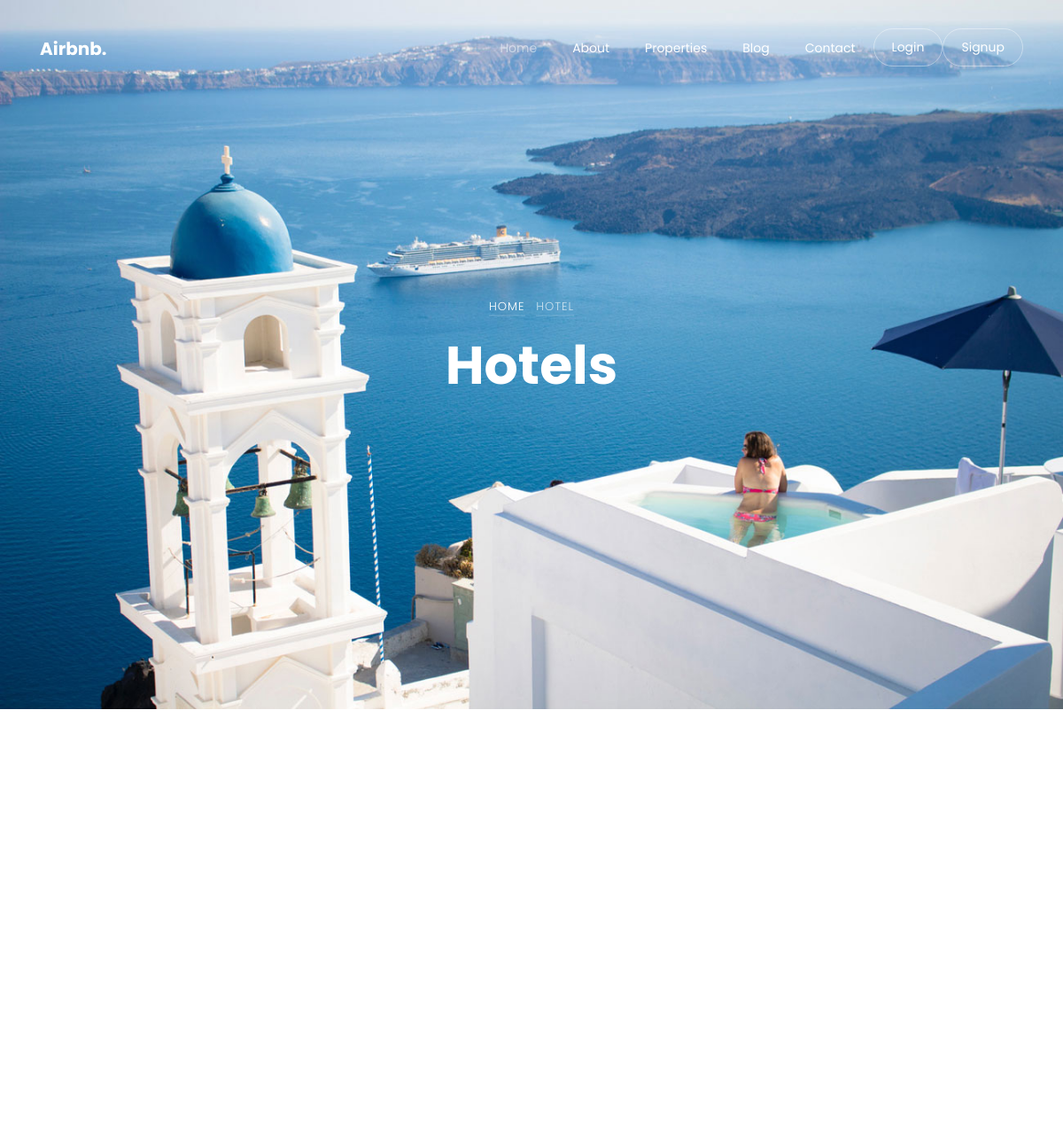
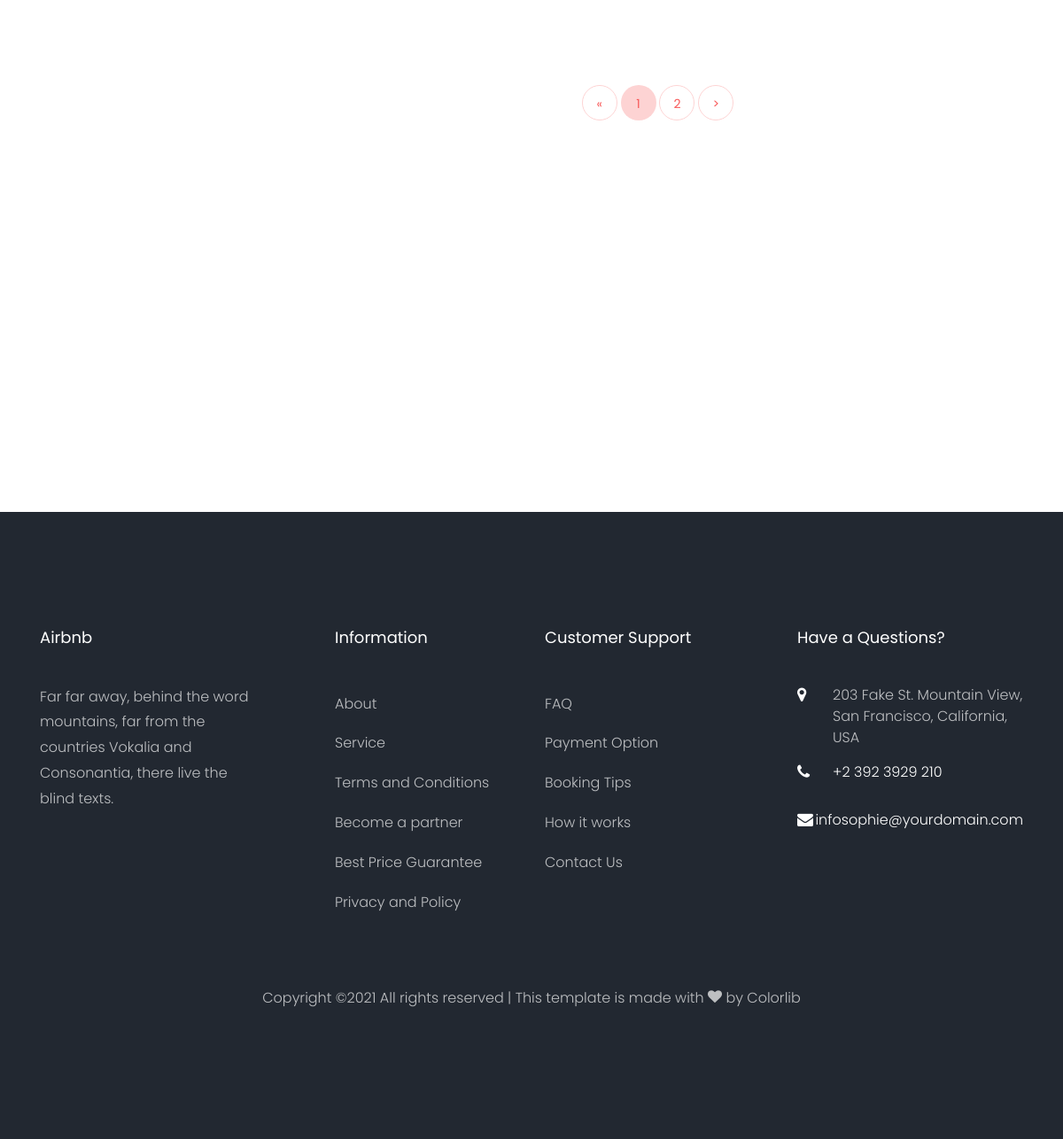
Screenshot of /property/ with the database file from the repository (2 pictures, top to bottom).
### settings/models.py (models this page shows, shortened)
class Settings(models.Model):
    site_name = models.CharField(max_length=200)
    logo = models.ImageField(upload_to="settings/")
    phone = models.CharField(max_length=100)
    email = models.EmailField(max_length=254)
    description = models.TextField(max_length=1000)
    address =  models.CharField(max_length=200)
    fb_link = models.URLField( max_length=200)
    twitter_link = models.URLField(max_length=200)
    instagram_link = models.URLField(max_length=200)

### property/views.py (the view)
# urls.py: path('' , PropertyList.as_view() , name="property_list"),
class PropertyList(FilterView):
    model = Property
    paginate_by = 2
    filterset_class = PropertyFilter
    template_name = 'property/property_list.html'

### property/models.py (called while the page is built)
    def __str__(self):
        return self.name

    def get_absolute_url(self):
        return reverse("property:property_detail", kwargs={"slug": self.slug})

    def __str__(self):
        return self.name

    def __str__(self):
        return self.name

### property/templates/property/property_list.html (shortened to what this page needs)
{% extends 'base.html' %}
{% load static %}
{% load bootstrap4 %}
{% block body %}
<div class="hero-wrap js-fullheight" style="background-image: url({% static 'images/bg_5.jpg' %});">
	<div class="container">
		<div class="row no-gutters slider-text js-fullheight align-items-center justify-content-center"
			data-scrollax-parent="true">
			<div class="col-md-9 ftco-animate text-center" data-scrollax=" properties: { translateY: '70%' }">
				<p class="breadcrumbs" data-scrollax="properties: { translateY: '30%', opacity: 1.6 }"><span
						class="mr-2"><a href="index.html">Home</a></span> <span>Hotel</span></p>
				<h1 class="mb-3 bread" data-scrollax="properties: { translateY: '30%', opacity: 1.6 }">Hotels</h1>
			</div>
		</div>
	</div>
</div>
<section class="ftco-section ftco-degree-bg">
	<div class="container">
		<div class="row">
			<div class="col-lg-3 sidebar">
			</div>
			<div class="col-lg-9">
				<div class="row">
				</div>
				{% if is_paginated %}
				<div class="row mt-5">
					<div class="col text-center">
						<div class="block-27">
							<ul>
								{% if page_obj.has_previous %}
									<li><a href="?page={{ page_obj.previous_page_number }}">&lt;</a></li>
								{% else %}
									<li class="disabled"><span>&laquo;</span></li>
								{% endif %}
								{% for i in paginator.page_range %}
									{% if page_obj.number == i %}
										<li class="active"><span>{{ i }}</span></li>
									{% else %}
										<li><a href="?page={{ i }}">{{ i }}</a></li>
									{% endif %}
								{% endfor %}
								{% if page_obj.has_next %}
									<li><a href="?page={{ page_obj.next_page_number }}">&gt;</a></li>
								{% else %}
									<li class="disabled"><span>&raquo;</span></li>
								{% endif %}
							</ul>
						</div>
					</div>
				</div>
				{% endif %}
			</div>
		</div>
	</div>
</section>
{% endblock body %}

### templates/base.html (shortened to what this page needs)
{% load static %}
{% load bootstrap4 %}
<!DOCTYPE html>
<html lang="en">
  <head>
    <link rel="stylesheet" href="{% static 'css/open-iconic-bootstrap.min.css' %}">
    <link rel="stylesheet" href="{% static 'css/animate.css' %}">
    <link rel="stylesheet" href="{% static 'css/owl.carousel.min.css' %}">
    <link rel="stylesheet" href="{% static 'css/owl.theme.default.min.css' %}">
    <link rel="stylesheet" href="{% static 'css/magnific-popup.css' %}">
    <link rel="stylesheet" href="{% static 'css/aos.css' %}">
    <link rel="stylesheet" href="{% static 'css/ionicons.min.css' %}">
    <link rel="stylesheet" href="{% static 'css/bootstrap-datepicker.css' %}">
    <link rel="stylesheet" href="{% static 'css/jquery.timepicker.css' %}">
    <link rel="stylesheet" href="{% static 'css/flaticon.css' %}">
    <link rel="stylesheet" href="{% static 'css/icomoon.css' %}">
    <link rel="stylesheet" href="{% static 'css/style.css' %}">
  </head>
  <body>
  <nav class="navbar navbar-expand-lg navbar-dark ftco_navbar bg-dark ftco-navbar-light" id="ftco-navbar">
    <div class="container">
      <a class="navbar-brand" href="/">{{ myfooter.site_name}}.</a>
      <div class="collapse navbar-collapse" id="ftco-nav">
        <ul class="navbar-nav ml-auto">
          <li class="nav-item active"><a href="/" class="nav-link">Home</a></li>
          <li class="nav-item"><a href="{% url 'about:about' %}" class="nav-link">About</a></li>
          <li class="nav-item"><a href="{% url 'property:property_list' %}" class="nav-link">Properties</a></li>
          <li class="nav-item"><a href="{% url 'blog:post_list' %}" class="nav-link">Blog</a></li>
          <li class="nav-item"><a href="{% url 'home:contact_us' %}" class="nav-link">Contact</a></li>
          {% if request.user.is_authenticated %}
            <li class="nav-item cta"><a href="#" class="nav-link"><span>Profile</span></a></li>
            <li class="nav-item cta"><a href="#" class="nav-link"><span>Logout</span></a></li>
            {% else %}
            <li class="nav-item cta"><a href="#" class="nav-link"><span>Login</span></a></li>
            <li class="nav-item cta"><a href="#" class="nav-link"><span>Signup</span></a></li>
          {% endif %}
        </ul>
      </div>
    </div>
  </nav>
	{% block body %}
	{% endblock body %}
    <footer class="ftco-footer ftco-bg-dark ftco-section">
      <div class="container">
        <div class="row mb-5">
          <div class="col-md">
            <div class="ftco-footer-widget mb-4">
              <h2 class="ftco-heading-2">{{ myfooter.site_name }}</h2>
              <p> {{myfooter.description}}</p>
              <ul class="ftco-footer-social list-unstyled float-md-left float-lft mt-5">
              </ul>
            </div>
          </div>
          <div class="col-md">
            <div class="ftco-footer-widget mb-4 ml-md-5">
              <h2 class="ftco-heading-2">Information</h2>
              <ul class="list-unstyled">
                <li><a href="#" class="py-2 d-block">About</a></li>
                <li><a href="#" class="py-2 d-block">Service</a></li>
                <li><a href="#" class="py-2 d-block">Terms and Conditions</a></li>
                <li><a href="#" class="py-2 d-block">Become a partner</a></li>
                <li><a href="#" class="py-2 d-block">Best Price Guarantee</a></li>
                <li><a href="#" class="py-2 d-block">Privacy and Policy</a></li>
              </ul>
            </div>
          </div>
          <div class="col-md">
             <div class="ftco-footer-widget mb-4">
              <h2 class="ftco-heading-2">Customer Support</h2>
              <ul class="list-unstyled">
                <li><a href="#" class="py-2 d-block">FAQ</a></li>
                <li><a href="#" class="py-2 d-block">Payment Option</a></li>
                <li><a href="#" class="py-2 d-block">Booking Tips</a></li>
                <li><a href="#" class="py-2 d-block">How it works</a></li>
                <li><a href="#" class="py-2 d-block">Contact Us</a></li>
              </ul>
            </div>
          </div>
          <div class="col-md">
            <div class="ftco-footer-widget mb-4">
            	<h2 class="ftco-heading-2">Have a Questions?</h2>
            	<div class="block-23 mb-3">
	              <ul>
	                <li><span class="icon icon-map-marker"></span><span class="text">{{ myfooter.address }}</span></li>
	                <li><a href="#"><span class="icon icon-phone"></span><span class="text">{{ myfooter.phone}}</span></a></li>
	                <li><a href="#"><span class="icon icon-envelope"></span><span class="text">{{ myfooter.email }}</span></a></li>
	              </ul>
	            </div>
            </div>
          </div>
        </div>
        <div class="row">
          <div class="col-md-12 text-center">
            <p>
  Copyright &copy;<script>document.write(new Date().getFullYear());</script> All rights reserved | This template is made with <i class="icon-heart" aria-hidden="true"></i> by <a href="https://colorlib.com" target="_blank">Colorlib</a>
  </p>
          </div>
        </div>
      </div>
    </footer>
  </body>
</html>

### static/css/icomoon.css (style rules this page uses)
.icon-heart:before { content: "\f004"; }
.icon-map-marker:before { content: "\f041"; }
.icon-phone:before { content: "\f095"; }
.icon-envelope:before { content: "\f0e0"; }

### rows the page displays
Settings: site_name "Airbnb", description "Far far away, behind the word mountains, far from the countries Vokalia and Consonantia, there live the blind texts.", address "203 Fake St. Mountain View, San Francisco, California, USA", phone "+2 392 3929 210", email "infosophie@yourdomain.com"

### other values shown
{{ i }} "1"
{{ i }} "2"
